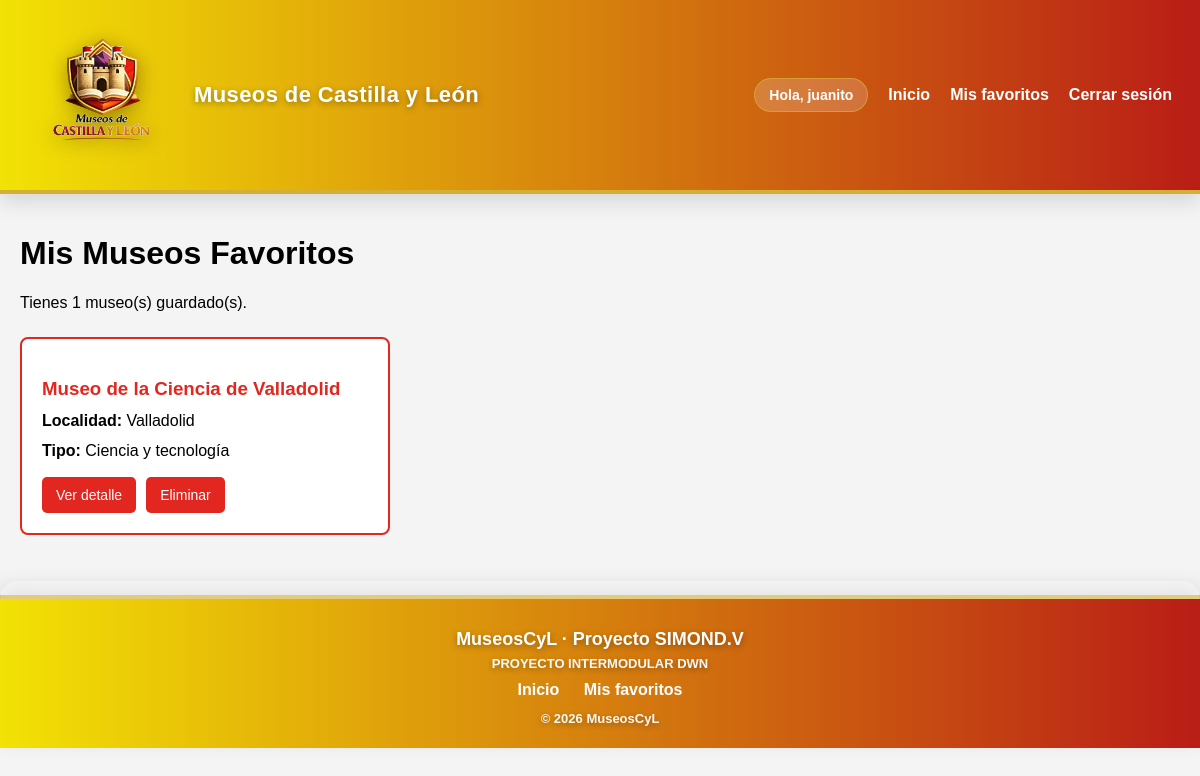
The page /index.php?accion=favoritos (signed in) on the database its author committed.
### tables this page shows
CREATE TABLE `museos` (
  `id` int(11) NOT NULL,
  `api_id` varchar(50) NOT NULL,
  `nombre` varchar(255) NOT NULL,
  `localidad` varchar(100) DEFAULT NULL,
  `latitud` decimal(10,8) DEFAULT NULL,
  `longitud` decimal(11,8) DEFAULT NULL,
  `horario` text DEFAULT NULL,
  `url` varchar(255) DEFAULT NULL,
  `informacion_adicional` text DEFAULT NULL,
  `foto` varchar(255) DEFAULT NULL
);

### controllers/ControladorFavorito.php (called while the page is built, shortened)
<?php
class ControladorFavorito {
   private $modelo_favorito;
   public function __construct() {
       $bd = new BaseDatos();
       $this->conexion = $bd->obtenerConexion();
       require_once __DIR__ . '/../models/Favorito.php';
       $this->modelo_favorito = new Favorito($this->conexion);
   }
   public function listar() {
       $usuario_id = (int)$_SESSION['usuario_id'];
       $favoritos = $this->modelo_favorito->listarPorUsuario($usuario_id);
       require_once __DIR__ . '/../views/layout/header.php';
       require_once __DIR__ . '/../views/usuarios/favoritos.php';
       require_once __DIR__ . '/../views/layout/footer.php';
   }
}

### config/basedatos.php (called while the page is built, shortened)
<?php
class BaseDatos {
   private $host = 'localhost';
   private $nombre_bd = 'museoscyl';
   private $usuario = 'root';
   private $contrasena = '';
   private $charset = 'utf8mb4';
   private $conexion = null;
   public function obtenerConexion() {
       try {
           $dsn = "mysql:host={$this->host};dbname={$this->nombre_bd};charset={$this->charset}";
           $this->conexion = new PDO($dsn, $this->usuario, $this->contrasena);
           $this->conexion->setAttribute(PDO::ATTR_ERRMODE, PDO::ERRMODE_EXCEPTION);
           $this->conexion->setAttribute(PDO::ATTR_DEFAULT_FETCH_MODE, PDO::FETCH_ASSOC);
       } catch (PDOException $e) {
           die('Error de conexión con la base de datos');
       }
       return $this->conexion;
   }
}

### models/Favorito.php (called while the page is built, shortened)
<?php
class Favorito {
   private $conexion;
   public function __construct($conexion) {
       $this->conexion = $conexion;
   }
   public function listarPorUsuario(int $usuario_id): array {
       $sql = "SELECT m.*
               FROM favoritos f
               JOIN museos m ON m.id = f.museo_id
               WHERE f.usuario_id = :usuario_id
               ORDER BY m.nombre";
       $stmt = $this->conexion->prepare($sql);
       $stmt->bindParam(':usuario_id', $usuario_id);
       $stmt->execute();
       return $stmt->fetchAll();
   }
}

### views/usuarios/favoritos.php (the view, shortened to what this page needs)
<h1>Mis Museos Favoritos</h1>
<?php if (empty($favoritos)): ?>
    <p>No tienes museos guardados.</p>
<?php else: ?>
    <p>Tienes <?php echo count($favoritos); ?> museo(s) guardado(s).</p>
    <div class="museos-grid">
    <?php foreach ($favoritos as $fav): ?>
        <?php
        $tipologia = '';
        if (!empty($fav['informacion_adicional'])) {
            if (preg_match('/Tipología del centro museístico:<\/strong>\s*([^<]+)/', $fav['informacion_adicional'], $matches)) {
                $tipologia = trim($matches[1]);
            }
        }
        ?>
        <div class="museo-tarjeta">
            <h3><?php echo htmlspecialchars($fav['nombre'] ?? 'Sin nombre'); ?></h3>
            <?php if (!empty($fav['localidad'])): ?>
                <p><strong>Localidad:</strong> <?php echo htmlspecialchars($fav['localidad']); ?></p>
            <?php endif; ?>
            <?php if (!empty($tipologia)): ?>
                <p><strong>Tipo:</strong> <?php echo htmlspecialchars($tipologia); ?></p>
            <?php endif; ?>
            <div class="botones">
                <a class="boton-accion"
                   href="<?php echo BASE_URL; ?>/index.php?accion=detalle&id=<?php echo htmlspecialchars($fav['api_id']); ?>">
                    Ver detalle
                </a>
                <button class="boton-accion" onclick="eliminarFavorito(<?php echo (int)$fav['id']; ?>)">
                    Eliminar
                </button>
            </div>
        </div>
    <?php endforeach; ?>
    </div>
<?php endif; ?>

### views/layout/header.php (style rules this page uses)
body { margin: 0; font-family: Arial, sans-serif; background-color: #f4f4f4; }
a { text-decoration: none; color: #E12720; }

### views/usuarios/favoritos.php (style rules this page uses)
.museos-grid { display: grid; grid-template-columns: repeat(auto-fill, minmax(320px, 1fr)); gap: 25px; margin-top: 25px; }
.museo-tarjeta { background-color: #ffffff; border: 2px solid #E12720; border-radius: 8px; padding: 20px; position: relative; transition: transform 0.2s ease, box-shadow 0.2s ease; }
.museo-tarjeta h3 { color: #E12720; margin-bottom: 10px; }
.museo-tarjeta p { margin: 8px 0; line-height: 1.4; }
.botones { display: flex; gap: 10px; margin-top: 15px; }
.boton-accion { padding: 10px 14px; background-color: #E12720; color: #ffffff; border: none; border-radius: 5px; cursor: pointer; font-size: 14px; text-decoration: none; display: inline-block; text-align: center; }

### rows shown on the page
museos: nombre "Museo de la Ciencia de Valladolid", localidad "Valladolid", tipologia "Ciencia y tecnología"

### other values the page prints
$_SESSION['usuario_nombre'] "juanito"
count($favoritos) "1"
